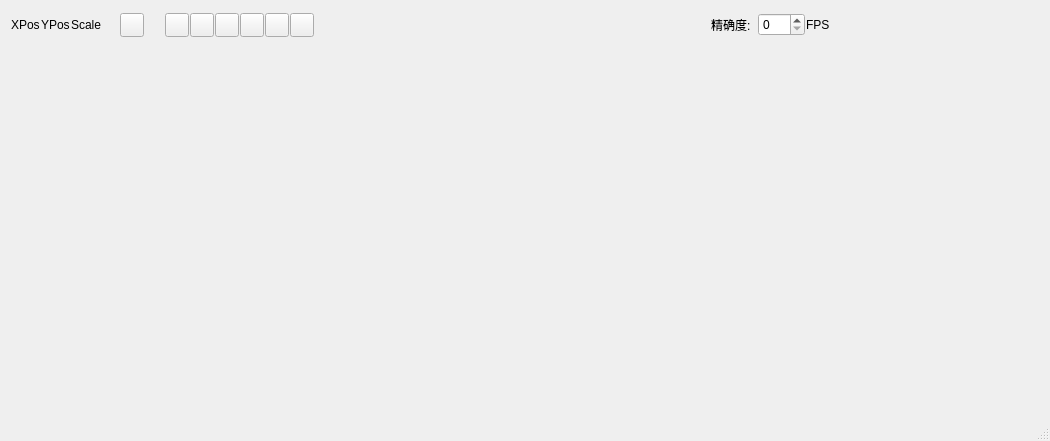
<?xml version="1.0" encoding="UTF-8"?>
<ui version="4.0">
 <class>QTUI_StatusBar</class>
 <widget class="QStatusBar" name="QTUI_StatusBar">
  <property name="geometry">
   <rect>
    <x>0</x>
    <y>0</y>
    <width>1050</width>
    <height>441</height>
   </rect>
  </property>
  <property name="windowTitle">
   <string>Form</string>
  </property>
  <widget class="QWidget" name="ContainerWidget" native="true">
   <property name="geometry">
    <rect>
     <x>10</x>
     <y>10</y>
     <width>821</width>
     <height>31</height>
    </rect>
   </property>
   <layout class="QGridLayout" name="gridLayout">
    <property name="margin">
     <number>1</number>
    </property>
    <property name="spacing">
     <number>1</number>
    </property>
    <item row="0" column="0">
     <widget class="QLabel" name="labelXPos">
      <property name="text">
       <string>XPos</string>
      </property>
     </widget>
    </item>
    <item row="0" column="1">
     <widget class="QLabel" name="labelYPos">
      <property name="text">
       <string>YPos</string>
      </property>
     </widget>
    </item>
    <item row="0" column="2">
     <widget class="QLabel" name="labelScale">
      <property name="text">
       <string>Scale</string>
      </property>
     </widget>
    </item>
    <item row="0" column="3">
     <spacer name="horizontalSpacer">
      <property name="orientation">
       <enum>Qt::Horizontal</enum>
      </property>
      <property name="sizeType">
       <enum>QSizePolicy::Maximum</enum>
      </property>
      <property name="sizeHint" stdset="0">
       <size>
        <width>60</width>
        <height>21</height>
       </size>
      </property>
     </spacer>
    </item>
    <item row="0" column="4">
     <widget class="QPushButton" name="PBShowGrid">
      <property name="sizePolicy">
       <sizepolicy hsizetype="Fixed" vsizetype="Fixed">
        <horstretch>0</horstretch>
        <verstretch>0</verstretch>
       </sizepolicy>
      </property>
      <property name="minimumSize">
       <size>
        <width>24</width>
        <height>24</height>
       </size>
      </property>
      <property name="maximumSize">
       <size>
        <width>24</width>
        <height>24</height>
       </size>
      </property>
      <property name="text">
       <string/>
      </property>
      <property name="checkable">
       <bool>true</bool>
      </property>
     </widget>
    </item>
    <item row="0" column="6">
     <widget class="QPushButton" name="PBSnapGrid">
      <property name="sizePolicy">
       <sizepolicy hsizetype="Fixed" vsizetype="Fixed">
        <horstretch>0</horstretch>
        <verstretch>0</verstretch>
       </sizepolicy>
      </property>
      <property name="minimumSize">
       <size>
        <width>24</width>
        <height>24</height>
       </size>
      </property>
      <property name="maximumSize">
       <size>
        <width>24</width>
        <height>24</height>
       </size>
      </property>
      <property name="toolTip">
       <string>网格对象捕捉</string>
      </property>
      <property name="text">
       <string/>
      </property>
      <property name="checkable">
       <bool>true</bool>
      </property>
     </widget>
    </item>
    <item row="0" column="7">
     <widget class="QPushButton" name="PBSnapGeometry">
      <property name="sizePolicy">
       <sizepolicy hsizetype="Fixed" vsizetype="Fixed">
        <horstretch>0</horstretch>
        <verstretch>0</verstretch>
       </sizepolicy>
      </property>
      <property name="minimumSize">
       <size>
        <width>24</width>
        <height>24</height>
       </size>
      </property>
      <property name="maximumSize">
       <size>
        <width>24</width>
        <height>24</height>
       </size>
      </property>
      <property name="toolTip">
       <string>几何对象捕捉</string>
      </property>
      <property name="text">
       <string/>
      </property>
      <property name="checkable">
       <bool>true</bool>
      </property>
     </widget>
    </item>
    <item row="0" column="9">
     <widget class="QPushButton" name="PBSnapContinuity">
      <property name="sizePolicy">
       <sizepolicy hsizetype="Fixed" vsizetype="Fixed">
        <horstretch>0</horstretch>
        <verstretch>0</verstretch>
       </sizepolicy>
      </property>
      <property name="minimumSize">
       <size>
        <width>24</width>
        <height>24</height>
       </size>
      </property>
      <property name="maximumSize">
       <size>
        <width>24</width>
        <height>24</height>
       </size>
      </property>
      <property name="toolTip">
       <string>对象轴捕捉</string>
      </property>
      <property name="text">
       <string/>
      </property>
      <property name="checkable">
       <bool>true</bool>
      </property>
     </widget>
    </item>
    <item row="0" column="13">
     <spacer name="horizontalSpacer_2">
      <property name="orientation">
       <enum>Qt::Horizontal</enum>
      </property>
      <property name="sizeHint" stdset="0">
       <size>
        <width>417</width>
        <height>21</height>
       </size>
      </property>
     </spacer>
    </item>
    <item row="0" column="14">
     <widget class="QLabel" name="labelStatic_Precision">
      <property name="text">
       <string>精确度:  </string>
      </property>
     </widget>
    </item>
    <item row="0" column="16">
     <widget class="QLabel" name="labelFPS">
      <property name="text">
       <string>FPS</string>
      </property>
     </widget>
    </item>
    <item row="0" column="15">
     <widget class="QSpinBox" name="spinPrecision">
      <property name="maximum">
       <number>100</number>
      </property>
      <property name="singleStep">
       <number>5</number>
      </property>
     </widget>
    </item>
    <item row="0" column="5">
     <spacer name="horizontalSpacer_3">
      <property name="orientation">
       <enum>Qt::Horizontal</enum>
      </property>
      <property name="sizeType">
       <enum>QSizePolicy::Fixed</enum>
      </property>
      <property name="sizeHint" stdset="0">
       <size>
        <width>20</width>
        <height>20</height>
       </size>
      </property>
     </spacer>
    </item>
    <item row="0" column="8">
     <widget class="QPushButton" name="PBSnapCoord">
      <property name="sizePolicy">
       <sizepolicy hsizetype="Fixed" vsizetype="Fixed">
        <horstretch>0</horstretch>
        <verstretch>0</verstretch>
       </sizepolicy>
      </property>
      <property name="minimumSize">
       <size>
        <width>24</width>
        <height>24</height>
       </size>
      </property>
      <property name="maximumSize">
       <size>
        <width>24</width>
        <height>24</height>
       </size>
      </property>
      <property name="toolTip">
       <string>轴捕捉</string>
      </property>
      <property name="text">
       <string/>
      </property>
      <property name="checkable">
       <bool>true</bool>
      </property>
     </widget>
    </item>
    <item row="0" column="10">
     <widget class="QPushButton" name="PBSnapGeometryCoord">
      <property name="sizePolicy">
       <sizepolicy hsizetype="Fixed" vsizetype="Fixed">
        <horstretch>0</horstretch>
        <verstretch>0</verstretch>
       </sizepolicy>
      </property>
      <property name="minimumSize">
       <size>
        <width>24</width>
        <height>24</height>
       </size>
      </property>
      <property name="maximumSize">
       <size>
        <width>24</width>
        <height>24</height>
       </size>
      </property>
      <property name="toolTip">
       <string>延续对象捕捉</string>
      </property>
      <property name="text">
       <string/>
      </property>
      <property name="checkable">
       <bool>true</bool>
      </property>
     </widget>
    </item>
    <item row="0" column="11">
     <widget class="QPushButton" name="PBSnapVirtualCoord">
      <property name="sizePolicy">
       <sizepolicy hsizetype="Fixed" vsizetype="Fixed">
        <horstretch>0</horstretch>
        <verstretch>0</verstretch>
       </sizepolicy>
      </property>
      <property name="minimumSize">
       <size>
        <width>24</width>
        <height>24</height>
       </size>
      </property>
      <property name="maximumSize">
       <size>
        <width>24</width>
        <height>24</height>
       </size>
      </property>
      <property name="toolTip">
       <string>虚拟对象轴捕捉</string>
      </property>
      <property name="text">
       <string/>
      </property>
      <property name="checkable">
       <bool>true</bool>
      </property>
     </widget>
    </item>
    <item row="0" column="12">
     <spacer name="horizontalSpacer_4">
      <property name="orientation">
       <enum>Qt::Horizontal</enum>
      </property>
      <property name="sizeType">
       <enum>QSizePolicy::Fixed</enum>
      </property>
      <property name="sizeHint" stdset="0">
       <size>
        <width>20</width>
        <height>20</height>
       </size>
      </property>
     </spacer>
    </item>
   </layout>
  </widget>
 </widget>
 <resources/>
 <connections>
  <connection>
   <sender>spinPrecision</sender>
   <signal>valueChanged(int)</signal>
   <receiver>QTUI_StatusBar</receiver>
   <slot>SLT_PrecisionChanged(int)</slot>
   <hints>
    <hint type="sourcelabel">
     <x>790</x>
     <y>22</y>
    </hint>
    <hint type="destinationlabel">
     <x>798</x>
     <y>53</y>
    </hint>
   </hints>
  </connection>
  <connection>
   <sender>PBSnapGrid</sender>
   <signal>clicked(bool)</signal>
   <receiver>QTUI_StatusBar</receiver>
   <slot>SLT_PBSnapGridTriggered(bool)</slot>
   <hints>
    <hint type="sourcelabel">
     <x>176</x>
     <y>30</y>
    </hint>
    <hint type="destinationlabel">
     <x>181</x>
     <y>85</y>
    </hint>
   </hints>
  </connection>
  <connection>
   <sender>PBSnapGeometry</sender>
   <signal>clicked(bool)</signal>
   <receiver>QTUI_StatusBar</receiver>
   <slot>SLT_PBSnapGeometryTriggered(bool)</slot>
   <hints>
    <hint type="sourcelabel">
     <x>201</x>
     <y>35</y>
    </hint>
    <hint type="destinationlabel">
     <x>211</x>
     <y>110</y>
    </hint>
   </hints>
  </connection>
  <connection>
   <sender>PBSnapCoord</sender>
   <signal>clicked(bool)</signal>
   <receiver>QTUI_StatusBar</receiver>
   <slot>SLT_PBSnapCoordTriggered(bool)</slot>
   <hints>
    <hint type="sourcelabel">
     <x>226</x>
     <y>28</y>
    </hint>
    <hint type="destinationlabel">
     <x>231</x>
     <y>136</y>
    </hint>
   </hints>
  </connection>
  <connection>
   <sender>PBSnapContinuity</sender>
   <signal>clicked(bool)</signal>
   <receiver>QTUI_StatusBar</receiver>
   <slot>SLT_PBSnapContinuityTriggered(bool)</slot>
   <hints>
    <hint type="sourcelabel">
     <x>251</x>
     <y>29</y>
    </hint>
    <hint type="destinationlabel">
     <x>255</x>
     <y>161</y>
    </hint>
   </hints>
  </connection>
  <connection>
   <sender>PBShowGrid</sender>
   <signal>clicked(bool)</signal>
   <receiver>QTUI_StatusBar</receiver>
   <slot>SLT_PBShowGridTriggered(bool)</slot>
   <hints>
    <hint type="sourcelabel">
     <x>130</x>
     <y>31</y>
    </hint>
    <hint type="destinationlabel">
     <x>135</x>
     <y>65</y>
    </hint>
   </hints>
  </connection>
  <connection>
   <sender>PBSnapGeometryCoord</sender>
   <signal>clicked(bool)</signal>
   <receiver>QTUI_StatusBar</receiver>
   <slot>SLT_PBSnapGeometryCoordTriggered(bool)</slot>
   <hints>
    <hint type="sourcelabel">
     <x>271</x>
     <y>24</y>
    </hint>
    <hint type="destinationlabel">
     <x>276</x>
     <y>185</y>
    </hint>
   </hints>
  </connection>
  <connection>
   <sender>PBSnapVirtualCoord</sender>
   <signal>clicked(bool)</signal>
   <receiver>QTUI_StatusBar</receiver>
   <slot>SLT_PBSnapVirtualCoordTriggered(bool)</slot>
   <hints>
    <hint type="sourcelabel">
     <x>288</x>
     <y>25</y>
    </hint>
    <hint type="destinationlabel">
     <x>292</x>
     <y>215</y>
    </hint>
   </hints>
  </connection>
 </connections>
 <slots>
  <slot>SLT_PrecisionChanged(int)</slot>
  <slot>SLT_PBSnapGridTriggered(bool)</slot>
  <slot>SLT_PBSnapGeometryTriggered(bool)</slot>
  <slot>SLT_PBSnapCoordTriggered(bool)</slot>
  <slot>SLT_PBSnapContinuityTriggered(bool)</slot>
  <slot>SLT_PBShowGridTriggered(bool)</slot>
  <slot>SLT_PBSnapGeometryCoordTriggered(bool)</slot>
  <slot>SLT_PBSnapVirtualCoordTriggered(bool)</slot>
  <slot>SLT_PBHandleVisibleTriggered(bool)</slot>
 </slots>
</ui>
